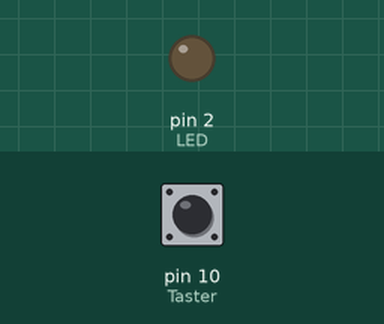
Simulated run of this sketch. Board: Arduino Uno, built with avr-gcc and run on an emulated ATmega328P. On the bench: output pins drawn as LEDs (lit = HIGH). Dashed ring = blinking. Inputs (shaded band) come from the test bench; at power-on: pin 10 (Taster) LOW. What the sketch prints to the serial monitor is not drawn.

Above: at 1.2 s.
1.3 s: pin 10 (Taster) pulled HIGH for 0.15 s
At 1.37 s:
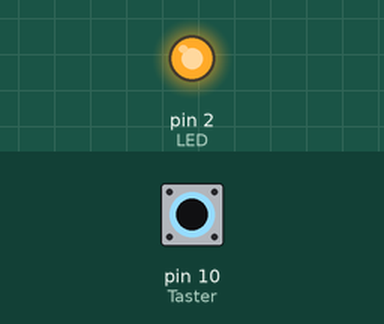
2.9 s: pin 10 (Taster) pulled HIGH for 1 s
At 5.1 s:
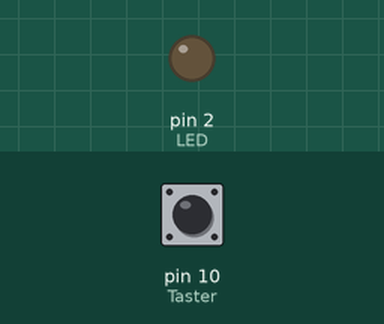
6.9 s: pin 10 (Taster) pulled HIGH for 3.2 s
At 7.4 s:
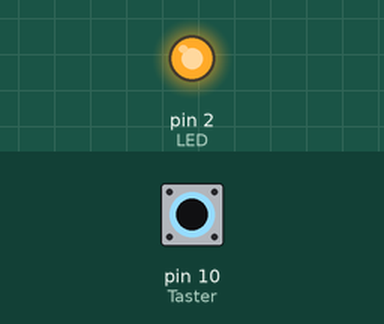
11.6 s: pin 10 (Taster) pulsed HIGH 2 times (0.12 s each, 0.3 s apart)
At 11.66 s:
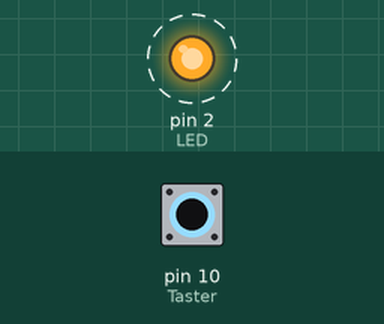
Timing chart, 0 to 14.6 s (numbered marks = the images above; inputs shaded):
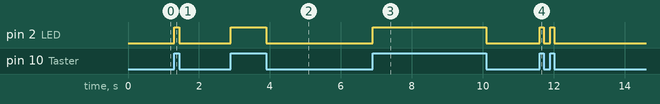

Measured:
- after the input at 1.3 s, pin 2 (LED): LOW → HIGH at once, → LOW 0.15 s later
- after the input at 2.9 s, pin 2 (LED): LOW → HIGH at once, → LOW 1.0 s later
- after the input at 6.9 s, pin 2 (LED): LOW → HIGH at once, → LOW 3.2 s later
- after the input at 11.6 s, pin 2 (LED): alternates HIGH for 0.12 s and LOW for 0.18 s, 4 changes in all, then stays LOW, starting at once

The sketch:

LED_an_Taster.ino
```cpp
#define LED 2
#define Taster 10

boolean eingabe = 0;

void setup() {
  // put your setup code here, to run once:
  Serial.begin(250000);

  pinMode (LED, OUTPUT);
  pinMode (Taster, INPUT);
}

void loop() {
  eingabe = digitalRead(Taster);
  digitalWrite (LED, eingabe);
  if (eingabe == 1)
  {
    Serial.println("LED an");
  }
  else {
    Serial.println("LED aus");
  }
}
```
